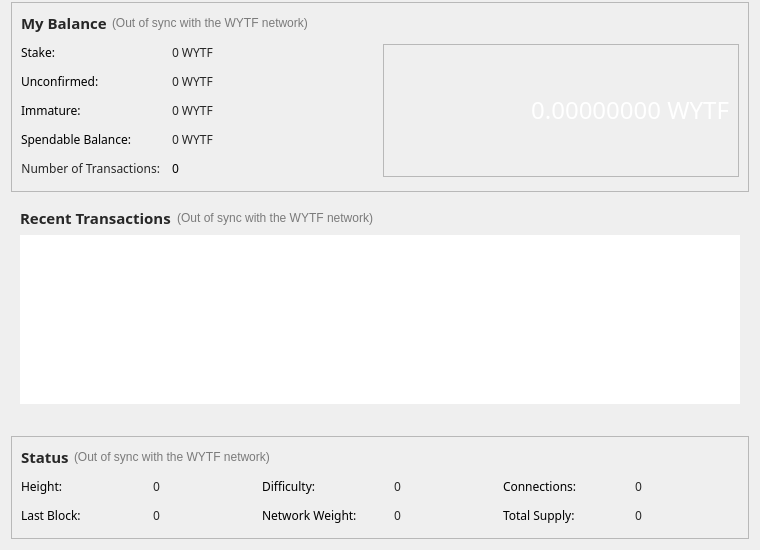
<?xml version="1.0" encoding="UTF-8"?>
<ui version="4.0">
 <class>OverviewPage</class>
 <widget class="QWidget" name="OverviewPage">
  <property name="geometry">
   <rect>
    <x>0</x>
    <y>0</y>
    <width>760</width>
    <height>550</height>
   </rect>
  </property>
  <property name="windowTitle">
   <string>Form</string>
  </property>
  <layout class="QVBoxLayout" name="verticalLayout_5" stretch="0,1,0,0">
   <property name="topMargin">
    <number>2</number>
   </property>
   <item>
    <widget class="QFrame" name="frameTop">
     <property name="frameShape">
      <enum>QFrame::StyledPanel</enum>
     </property>
     <property name="frameShadow">
      <enum>QFrame::Raised</enum>
     </property>
     <layout class="QVBoxLayout" name="verticalLayout_4">
      <property name="spacing">
       <number>5</number>
      </property>
      <item>
       <layout class="QHBoxLayout" name="horizontalLayout_4">
        <item>
         <widget class="QLabel" name="label_5">
          <property name="font">
           <font>
            <family>Sans</family>
            <pointsize>11</pointsize>
            <weight>75</weight>
            <bold>true</bold>
           </font>
          </property>
          <property name="text">
           <string>&lt;html&gt;&lt;head/&gt;&lt;body&gt;&lt;p&gt;&lt;span style=&quot; font-size:11pt; color:#272727;&quot;&gt;My Balance&lt;/span&gt;&lt;/p&gt;&lt;/body&gt;&lt;/html&gt;</string>
          </property>
         </widget>
        </item>
        <item>
         <widget class="QLabel" name="labelWalletStatus">
          <property name="toolTip">
           <string>The displayed information may be out of date. Your wallet automatically synchronizes with the WYTF network after a connection is established, but this process has not completed yet.</string>
          </property>
          <property name="styleSheet">
           <string notr="true">QLabel { color: #7a7a7a; }</string>
          </property>
          <property name="text">
           <string notr="true">(Out of sync with the WYTF network)</string>
          </property>
          <property name="alignment">
           <set>Qt::AlignLeading|Qt::AlignLeft|Qt::AlignVCenter</set>
          </property>
         </widget>
        </item>
        <item>
         <spacer name="horizontalSpacer_2">
          <property name="orientation">
           <enum>Qt::Horizontal</enum>
          </property>
          <property name="sizeHint" stdset="0">
           <size>
            <width>40</width>
            <height>20</height>
           </size>
          </property>
         </spacer>
        </item>
       </layout>
      </item>
      <item>
       <layout class="QHBoxLayout" name="horizontalLayout">
        <property name="topMargin">
         <number>5</number>
        </property>
        <property name="bottomMargin">
         <number>5</number>
        </property>
        <item>
         <layout class="QFormLayout" name="formLayout_2">
          <property name="fieldGrowthPolicy">
           <enum>QFormLayout::AllNonFixedFieldsGrow</enum>
          </property>
          <property name="horizontalSpacing">
           <number>12</number>
          </property>
          <property name="verticalSpacing">
           <number>12</number>
          </property>
          <item row="0" column="0">
           <widget class="QLabel" name="label_6">
            <property name="sizePolicy">
             <sizepolicy hsizetype="MinimumExpanding" vsizetype="Preferred">
              <horstretch>0</horstretch>
              <verstretch>0</verstretch>
             </sizepolicy>
            </property>
            <property name="minimumSize">
             <size>
              <width>120</width>
              <height>0</height>
             </size>
            </property>
            <property name="baseSize">
             <size>
              <width>80</width>
              <height>0</height>
             </size>
            </property>
            <property name="font">
             <font>
              <family>Sans</family>
             </font>
            </property>
            <property name="text">
             <string>Stake:</string>
            </property>
           </widget>
          </item>
          <item row="0" column="1">
           <widget class="QLabel" name="labelStake">
            <property name="font">
             <font>
              <family>Sans</family>
             </font>
            </property>
            <property name="cursor">
             <cursorShape>IBeamCursor</cursorShape>
            </property>
            <property name="toolTip">
             <string>Total of coins that was staked, and do not yet count towards the current balance</string>
            </property>
            <property name="text">
             <string notr="true">&lt;html&gt;&lt;head/&gt;&lt;body&gt;&lt;p&gt;&lt;span style=&quot; color:#272727;&quot;&gt;0 WYTF&lt;/span&gt;&lt;/p&gt;&lt;/body&gt;&lt;/html&gt;</string>
            </property>
            <property name="textInteractionFlags">
             <set>Qt::LinksAccessibleByMouse|Qt::TextSelectableByKeyboard|Qt::TextSelectableByMouse</set>
            </property>
           </widget>
          </item>
          <item row="1" column="0">
           <widget class="QLabel" name="label_3">
            <property name="sizePolicy">
             <sizepolicy hsizetype="MinimumExpanding" vsizetype="Preferred">
              <horstretch>0</horstretch>
              <verstretch>0</verstretch>
             </sizepolicy>
            </property>
            <property name="minimumSize">
             <size>
              <width>120</width>
              <height>0</height>
             </size>
            </property>
            <property name="baseSize">
             <size>
              <width>80</width>
              <height>0</height>
             </size>
            </property>
            <property name="font">
             <font>
              <family>Sans</family>
             </font>
            </property>
            <property name="text">
             <string>Unconfirmed:</string>
            </property>
           </widget>
          </item>
          <item row="1" column="1">
           <widget class="QLabel" name="labelUnconfirmed">
            <property name="font">
             <font>
              <family>Sans</family>
             </font>
            </property>
            <property name="cursor">
             <cursorShape>IBeamCursor</cursorShape>
            </property>
            <property name="toolTip">
             <string>Total of transactions that have yet to be confirmed, and do not yet count towards the current balance</string>
            </property>
            <property name="text">
             <string notr="true">&lt;html&gt;&lt;head/&gt;&lt;body&gt;&lt;p&gt;&lt;span style=&quot; color:#272727;&quot;&gt;0 WYTF&lt;/span&gt;&lt;/p&gt;&lt;/body&gt;&lt;/html&gt;</string>
            </property>
            <property name="textInteractionFlags">
             <set>Qt::LinksAccessibleByMouse|Qt::TextSelectableByKeyboard|Qt::TextSelectableByMouse</set>
            </property>
           </widget>
          </item>
          <item row="2" column="0">
           <widget class="QLabel" name="labelImmatureText">
            <property name="sizePolicy">
             <sizepolicy hsizetype="MinimumExpanding" vsizetype="Preferred">
              <horstretch>0</horstretch>
              <verstretch>0</verstretch>
             </sizepolicy>
            </property>
            <property name="minimumSize">
             <size>
              <width>120</width>
              <height>0</height>
             </size>
            </property>
            <property name="baseSize">
             <size>
              <width>80</width>
              <height>0</height>
             </size>
            </property>
            <property name="font">
             <font>
              <family>Sans</family>
             </font>
            </property>
            <property name="layoutDirection">
             <enum>Qt::RightToLeft</enum>
            </property>
            <property name="text">
             <string>Immature:</string>
            </property>
           </widget>
          </item>
          <item row="2" column="1">
           <widget class="QLabel" name="labelImmature">
            <property name="font">
             <font>
              <family>Sans</family>
             </font>
            </property>
            <property name="toolTip">
             <string>Mined balance that has not yet matured</string>
            </property>
            <property name="text">
             <string notr="true">&lt;html&gt;&lt;head/&gt;&lt;body&gt;&lt;p&gt;&lt;span style=&quot; color:#272727;&quot;&gt;0 WYTF&lt;/span&gt;&lt;/p&gt;&lt;/body&gt;&lt;/html&gt;</string>
            </property>
            <property name="textInteractionFlags">
             <set>Qt::LinksAccessibleByMouse|Qt::TextSelectableByKeyboard|Qt::TextSelectableByMouse</set>
            </property>
           </widget>
          </item>
          <item row="3" column="0">
           <widget class="QLabel" name="labelBalanceText">
            <property name="sizePolicy">
             <sizepolicy hsizetype="MinimumExpanding" vsizetype="Preferred">
              <horstretch>0</horstretch>
              <verstretch>0</verstretch>
             </sizepolicy>
            </property>
            <property name="minimumSize">
             <size>
              <width>120</width>
              <height>0</height>
             </size>
            </property>
            <property name="baseSize">
             <size>
              <width>80</width>
              <height>0</height>
             </size>
            </property>
            <property name="font">
             <font>
              <family>Sans</family>
             </font>
            </property>
            <property name="layoutDirection">
             <enum>Qt::RightToLeft</enum>
            </property>
            <property name="text">
             <string>Spendable Balance:</string>
            </property>
           </widget>
          </item>
          <item row="3" column="1">
           <widget class="QLabel" name="labelBalance">
            <property name="font">
             <font>
              <family>Sans</family>
             </font>
            </property>
            <property name="toolTip">
             <string>Current spendable balance</string>
            </property>
            <property name="text">
             <string notr="true">&lt;html&gt;&lt;head/&gt;&lt;body&gt;&lt;p&gt;&lt;span style=&quot; color:#272727;&quot;&gt;0 WYTF&lt;/span&gt;&lt;/p&gt;&lt;/body&gt;&lt;/html&gt;</string>
            </property>
            <property name="textInteractionFlags">
             <set>Qt::LinksAccessibleByMouse|Qt::TextSelectableByKeyboard|Qt::TextSelectableByMouse</set>
            </property>
           </widget>
          </item>
          <item row="4" column="0">
           <widget class="QLabel" name="label_2">
            <property name="minimumSize">
             <size>
              <width>120</width>
              <height>0</height>
             </size>
            </property>
            <property name="font">
             <font>
              <family>Sans</family>
             </font>
            </property>
            <property name="text">
             <string>&lt;html&gt;&lt;head/&gt;&lt;body&gt;&lt;p&gt;&lt;span style=&quot; color:#272727;&quot;&gt;Number of Transactions:&lt;/span&gt;&lt;/p&gt;&lt;/body&gt;&lt;/html&gt;</string>
            </property>
            <property name="alignment">
             <set>Qt::AlignRight|Qt::AlignTrailing|Qt::AlignVCenter</set>
            </property>
           </widget>
          </item>
          <item row="4" column="1">
           <widget class="QLabel" name="labelNumTransactions">
            <property name="font">
             <font>
              <family>Sans</family>
             </font>
            </property>
            <property name="toolTip">
             <string>Total number of transactions in wallet</string>
            </property>
            <property name="text">
             <string notr="true">0</string>
            </property>
           </widget>
          </item>
         </layout>
        </item>
        <item>
         <widget class="QFrame" name="frame_3">
          <property name="frameShape">
           <enum>QFrame::StyledPanel</enum>
          </property>
          <property name="frameShadow">
           <enum>QFrame::Plain</enum>
          </property>
          <property name="lineWidth">
           <number>1</number>
          </property>
          <layout class="QVBoxLayout" name="verticalLayout_6">
           <item>
            <widget class="QLabel" name="labelTotal">
             <property name="sizePolicy">
              <sizepolicy hsizetype="Expanding" vsizetype="Preferred">
               <horstretch>0</horstretch>
               <verstretch>0</verstretch>
              </sizepolicy>
             </property>
             <property name="minimumSize">
              <size>
               <width>200</width>
               <height>30</height>
              </size>
             </property>
             <property name="font">
              <font>
               <family>Sans</family>
               <pointsize>18</pointsize>
               <weight>50</weight>
               <bold>false</bold>
              </font>
             </property>
             <property name="cursor">
              <cursorShape>IBeamCursor</cursorShape>
             </property>
             <property name="toolTip">
              <string>Your current balance</string>
             </property>
             <property name="text">
              <string notr="true">&lt;html&gt;&lt;head/&gt;&lt;body&gt;&lt;p&gt;&lt;span style=&quot; color:#ffffff;&quot;&gt;0.00000000 WYTF&lt;/span&gt;&lt;/p&gt;&lt;/body&gt;&lt;/html&gt;</string>
             </property>
             <property name="alignment">
              <set>Qt::AlignRight|Qt::AlignTrailing|Qt::AlignVCenter</set>
             </property>
             <property name="textInteractionFlags">
              <set>Qt::LinksAccessibleByMouse|Qt::TextSelectableByKeyboard|Qt::TextSelectableByMouse</set>
             </property>
            </widget>
           </item>
          </layout>
         </widget>
        </item>
       </layout>
      </item>
     </layout>
    </widget>
   </item>
   <item>
    <layout class="QVBoxLayout" name="verticalLayout_3">
     <item>
      <widget class="QFrame" name="frame_2">
       <property name="frameShape">
        <enum>QFrame::NoFrame</enum>
       </property>
       <property name="frameShadow">
        <enum>QFrame::Raised</enum>
       </property>
       <layout class="QVBoxLayout" name="verticalLayout">
        <item>
         <layout class="QHBoxLayout" name="horizontalLayout_2">
          <item>
           <widget class="QLabel" name="label_4">
            <property name="font">
             <font>
              <family>Sans</family>
              <pointsize>11</pointsize>
              <weight>75</weight>
              <bold>true</bold>
             </font>
            </property>
            <property name="text">
             <string>&lt;html&gt;&lt;head/&gt;&lt;body&gt;&lt;p&gt;&lt;span style=&quot; font-size:11pt; color:#272727;&quot;&gt;Recent Transactions&lt;/span&gt;&lt;/p&gt;&lt;/body&gt;&lt;/html&gt;</string>
            </property>
           </widget>
          </item>
          <item>
           <widget class="QLabel" name="labelTransactionsStatus">
            <property name="toolTip">
             <string>The displayed information may be out of date. Your wallet automatically synchronizes with the WYTF network after a connection is established, but this process has not completed yet.</string>
            </property>
            <property name="styleSheet">
             <string notr="true">QLabel { color: #7a7a7a; }</string>
            </property>
            <property name="text">
             <string notr="true">(Out of sync with the WYTF network)</string>
            </property>
            <property name="alignment">
             <set>Qt::AlignRight|Qt::AlignTrailing|Qt::AlignVCenter</set>
            </property>
           </widget>
          </item>
          <item>
           <spacer name="horizontalSpacer">
            <property name="orientation">
             <enum>Qt::Horizontal</enum>
            </property>
            <property name="sizeHint" stdset="0">
             <size>
              <width>40</width>
              <height>20</height>
             </size>
            </property>
           </spacer>
          </item>
         </layout>
        </item>
        <item>
         <widget class="QListView" name="listTransactions">
          <property name="styleSheet">
           <string notr="true"/>
          </property>
          <property name="frameShape">
           <enum>QFrame::NoFrame</enum>
          </property>
          <property name="verticalScrollBarPolicy">
           <enum>Qt::ScrollBarAlwaysOff</enum>
          </property>
          <property name="horizontalScrollBarPolicy">
           <enum>Qt::ScrollBarAlwaysOff</enum>
          </property>
          <property name="selectionMode">
           <enum>QAbstractItemView::NoSelection</enum>
          </property>
         </widget>
        </item>
       </layout>
      </widget>
     </item>
     <item>
      <spacer name="verticalSpacer_2">
       <property name="orientation">
        <enum>Qt::Vertical</enum>
       </property>
       <property name="sizeHint" stdset="0">
        <size>
         <width>20</width>
         <height>40</height>
        </size>
       </property>
      </spacer>
     </item>
    </layout>
   </item>
   <item>
    <widget class="QFrame" name="frameTop_2">
     <property name="frameShape">
      <enum>QFrame::StyledPanel</enum>
     </property>
     <property name="frameShadow">
      <enum>QFrame::Raised</enum>
     </property>
     <layout class="QVBoxLayout" name="verticalLayout_4_1">
      <property name="spacing">
       <number>5</number>
      </property>
      <item>
       <layout class="QHBoxLayout" name="horizontalLayout_4_1">
        <item>
         <widget class="QLabel" name="label_5_1">
          <property name="font">
           <font>
            <family>Sans</family>
            <pointsize>11</pointsize>
            <weight>75</weight>
            <bold>true</bold>
           </font>
          </property>
          <property name="text">
           <string>&lt;html&gt;&lt;head/&gt;&lt;body&gt;&lt;p&gt;&lt;span style=&quot; font-size:11pt; color:#272727;&quot;&gt;Status&lt;/span&gt;&lt;/p&gt;&lt;/body&gt;&lt;/html&gt;</string>
          </property>
         </widget>
        </item>
        <item>
         <widget class="QLabel" name="labelNetworkStatus">
          <property name="toolTip">
           <string>The displayed information may be out of date. Your wallet automatically synchronizes with the WYTF network after a connection is established, but this process has not completed yet.</string>
          </property>
          <property name="styleSheet">
           <string notr="true">QLabel { color: #7a7a7a; }</string>
          </property>
          <property name="text">
           <string notr="true">(Out of sync with the WYTF network)</string>
          </property>
          <property name="alignment">
           <set>Qt::AlignLeading|Qt::AlignLeft|Qt::AlignVCenter</set>
          </property>
         </widget>
        </item>
        <item>
         <spacer name="horizontalSpacer_2_1">
          <property name="orientation">
           <enum>Qt::Horizontal</enum>
          </property>
          <property name="sizeHint" stdset="0">
           <size>
            <width>40</width>
            <height>20</height>
           </size>
          </property>
         </spacer>
        </item>
       </layout>
      </item>
      <item>
       <layout class="QHBoxLayout" name="horizontalLayout_5">
        <property name="topMargin">
         <number>5</number>
        </property>
        <property name="bottomMargin">
         <number>5</number>
        </property>
        <item>
         <layout class="QFormLayout" name="formLayout_2_1">
          <property name="fieldGrowthPolicy">
           <enum>QFormLayout::AllNonFixedFieldsGrow</enum>
          </property>
          <property name="horizontalSpacing">
           <number>12</number>
          </property>
          <property name="verticalSpacing">
           <number>12</number>
          </property>
          <item row="0" column="0">
           <widget class="QLabel" name="label_6_1">
            <property name="sizePolicy">
             <sizepolicy hsizetype="MinimumExpanding" vsizetype="Preferred">
              <horstretch>0</horstretch>
              <verstretch>0</verstretch>
             </sizepolicy>
            </property>
            <property name="minimumSize">
             <size>
              <width>120</width>
              <height>0</height>
             </size>
            </property>
            <property name="baseSize">
             <size>
              <width>80</width>
              <height>0</height>
             </size>
            </property>
            <property name="font">
             <font>
              <family>Sans</family>
             </font>
            </property>
            <property name="text">
             <string>Height:</string>
            </property>
           </widget>
          </item>
          <item row="0" column="1">
           <widget class="QLabel" name="heightBox">
            <property name="font">
             <font>
              <family>Sans</family>
             </font>
            </property>
            <property name="cursor">
             <cursorShape>IBeamCursor</cursorShape>
            </property>
            <property name="toolTip">
             <string>Current number of blocks found in the WYTF Network</string>
            </property>
            <property name="text">
             <string notr="true">&lt;html&gt;&lt;head/&gt;&lt;body&gt;&lt;p&gt;&lt;span style=&quot; color:#272727;&quot;&gt;0&lt;/span&gt;&lt;/p&gt;&lt;/body&gt;&lt;/html&gt;</string>
            </property>
            <property name="textInteractionFlags">
             <set>Qt::LinksAccessibleByMouse|Qt::TextSelectableByKeyboard|Qt::TextSelectableByMouse</set>
            </property>
           </widget>
          </item>
          <item row="1" column="0">
           <widget class="QLabel" name="label_3_1">
            <property name="sizePolicy">
             <sizepolicy hsizetype="MinimumExpanding" vsizetype="Preferred">
              <horstretch>0</horstretch>
              <verstretch>0</verstretch>
             </sizepolicy>
            </property>
            <property name="minimumSize">
             <size>
              <width>120</width>
              <height>0</height>
             </size>
            </property>
            <property name="baseSize">
             <size>
              <width>80</width>
              <height>0</height>
             </size>
            </property>
            <property name="font">
             <font>
              <family>Sans</family>
             </font>
            </property>
            <property name="text">
             <string>Last Block:</string>
            </property>
           </widget>
          </item>
          <item row="1" column="1">
           <widget class="QLabel" name="localBox">
            <property name="font">
             <font>
              <family>Sans</family>
             </font>
            </property>
            <property name="cursor">
             <cursorShape>IBeamCursor</cursorShape>
            </property>
            <property name="toolTip">
             <string>Time when the last block was found in the WYTF Network</string>
            </property>
            <property name="text">
             <string notr="true">&lt;html&gt;&lt;head/&gt;&lt;body&gt;&lt;p&gt;&lt;span style=&quot; color:#272727;&quot;&gt;0&lt;/span&gt;&lt;/p&gt;&lt;/body&gt;&lt;/html&gt;</string>
            </property>
            <property name="textInteractionFlags">
             <set>Qt::LinksAccessibleByMouse|Qt::TextSelectableByKeyboard|Qt::TextSelectableByMouse</set>
            </property>
           </widget>
          </item>
         </layout>
        </item>
        <item>
         <layout class="QFormLayout" name="formLayout_2_2">
          <property name="fieldGrowthPolicy">
           <enum>QFormLayout::AllNonFixedFieldsGrow</enum>
          </property>
          <property name="horizontalSpacing">
           <number>12</number>
          </property>
          <property name="verticalSpacing">
           <number>12</number>
          </property>
          <item row="0" column="0">
           <widget class="QLabel" name="label_6_2">
            <property name="sizePolicy">
             <sizepolicy hsizetype="MinimumExpanding" vsizetype="Preferred">
              <horstretch>0</horstretch>
              <verstretch>0</verstretch>
             </sizepolicy>
            </property>
            <property name="minimumSize">
             <size>
              <width>120</width>
              <height>0</height>
             </size>
            </property>
            <property name="baseSize">
             <size>
              <width>80</width>
              <height>0</height>
             </size>
            </property>
            <property name="font">
             <font>
              <family>Sans</family>
             </font>
            </property>
            <property name="text">
             <string>Difficulty:</string>
            </property>
           </widget>
          </item>
          <item row="0" column="1">
           <widget class="QLabel" name="diffBox2">
            <property name="font">
             <font>
              <family>Sans</family>
             </font>
            </property>
            <property name="cursor">
             <cursorShape>IBeamCursor</cursorShape>
            </property>
            <property name="toolTip">
             <string>Current Proof-of-Stake Difficulty in the WYTF Network</string>
            </property>
            <property name="text">
             <string notr="true">&lt;html&gt;&lt;head/&gt;&lt;body&gt;&lt;p&gt;&lt;span style=&quot; color:#272727;&quot;&gt;0&lt;/span&gt;&lt;/p&gt;&lt;/body&gt;&lt;/html&gt;</string>
            </property>
            <property name="textInteractionFlags">
             <set>Qt::LinksAccessibleByMouse|Qt::TextSelectableByKeyboard|Qt::TextSelectableByMouse</set>
            </property>
           </widget>
          </item>
		  <item row="1" column="0">
           <widget class="QLabel" name="label_3_3">
            <property name="sizePolicy">
             <sizepolicy hsizetype="MinimumExpanding" vsizetype="Preferred">
              <horstretch>0</horstretch>
              <verstretch>0</verstretch>
             </sizepolicy>
            </property>
            <property name="minimumSize">
             <size>
              <width>120</width>
              <height>0</height>
             </size>
            </property>
            <property name="baseSize">
             <size>
              <width>80</width>
              <height>0</height>
             </size>
            </property>
            <property name="font">
             <font>
              <family>Sans</family>
             </font>
            </property>
            <property name="text">
             <string>Network Weight:</string>
            </property>
           </widget>
          </item>
          <item row="1" column="1">
           <widget class="QLabel" name="maxBox">
            <property name="font">
             <font>
              <family>Sans</family>
             </font>
            </property>
            <property name="cursor">
             <cursorShape>IBeamCursor</cursorShape>
            </property>
            <property name="toolTip">
             <string>Current total Stake Weight in the WYTF Network</string>
            </property>
            <property name="text">
             <string notr="true">&lt;html&gt;&lt;head/&gt;&lt;body&gt;&lt;p&gt;&lt;span style=&quot; color:#272727;&quot;&gt;0&lt;/span&gt;&lt;/p&gt;&lt;/body&gt;&lt;/html&gt;</string>
            </property>
            <property name="textInteractionFlags">
             <set>Qt::LinksAccessibleByMouse|Qt::TextSelectableByKeyboard|Qt::TextSelectableByMouse</set>
            </property>
           </widget>
          </item>
         </layout>
        </item>
        <item>
         <layout class="QFormLayout" name="formLayout_2_3">
          <property name="fieldGrowthPolicy">
           <enum>QFormLayout::AllNonFixedFieldsGrow</enum>
          </property>
          <property name="horizontalSpacing">
           <number>12</number>
          </property>
          <property name="verticalSpacing">
           <number>12</number>
          </property>
		  <item row="0" column="0">
           <widget class="QLabel" name="weight">
            <property name="sizePolicy">
             <sizepolicy hsizetype="MinimumExpanding" vsizetype="Preferred">
              <horstretch>0</horstretch>
              <verstretch>0</verstretch>
             </sizepolicy>
            </property>
            <property name="minimumSize">
             <size>
              <width>120</width>
              <height>0</height>
             </size>
            </property>
            <property name="baseSize">
             <size>
              <width>80</width>
              <height>0</height>
             </size>
            </property>
            <property name="font">
             <font>
              <family>Sans</family>
             </font>
            </property>
            <property name="layoutDirection">
             <enum>Qt::RightToLeft</enum>
            </property>
            <property name="text">
             <string>Connections:</string>
            </property>
           </widget>
          </item>
          <item row="0" column="1">
           <widget class="QLabel" name="connectionBox">
            <property name="font">
             <font>
              <family>Sans</family>
             </font>
            </property>
            <property name="toolTip">
             <string>Current amount of connections your wallet has to the WYTF Network</string>
            </property>
            <property name="text">
             <string notr="true">&lt;html&gt;&lt;head/&gt;&lt;body&gt;&lt;p&gt;&lt;span style=&quot; color:#272727;&quot;&gt;0&lt;/span&gt;&lt;/p&gt;&lt;/body&gt;&lt;/html&gt;</string>
            </property>
            <property name="textInteractionFlags">
             <set>Qt::LinksAccessibleByMouse|Qt::TextSelectableByKeyboard|Qt::TextSelectableByMouse</set>
            </property>
           </widget>
          </item>
		  <item row="1" column="0">
           <widget class="QLabel" name="supply">
            <property name="sizePolicy">
             <sizepolicy hsizetype="MinimumExpanding" vsizetype="Preferred">
              <horstretch>0</horstretch>
              <verstretch>0</verstretch>
             </sizepolicy>
            </property>
            <property name="minimumSize">
             <size>
              <width>120</width>
              <height>0</height>
             </size>
            </property>
            <property name="baseSize">
             <size>
              <width>80</width>
              <height>0</height>
             </size>
            </property>
            <property name="font">
             <font>
              <family>Sans</family>
             </font>
            </property>
            <property name="layoutDirection">
             <enum>Qt::RightToLeft</enum>
            </property>
            <property name="text">
             <string>Total Supply:</string>
            </property>
           </widget>
          </item>
          <item row="1" column="1">
           <widget class="QLabel" name="volumeBox">
            <property name="font">
             <font>
              <family>Sans</family>
             </font>
            </property>
            <property name="toolTip">
             <string>Total amount of WYTF in circulation</string>
            </property>
            <property name="text">
             <string notr="true">&lt;html&gt;&lt;head/&gt;&lt;body&gt;&lt;p&gt;&lt;span style=&quot; color:#272727;&quot;&gt;0&lt;/span&gt;&lt;/p&gt;&lt;/body&gt;&lt;/html&gt;</string>
            </property>
            <property name="textInteractionFlags">
             <set>Qt::LinksAccessibleByMouse|Qt::TextSelectableByKeyboard|Qt::TextSelectableByMouse</set>
            </property>
           </widget>
          </item>
         </layout>
        </item>
       </layout>
      </item>
     </layout>
    </widget>
   </item>
  </layout>
 </widget>
 <resources/>
 <connections/>
</ui>
